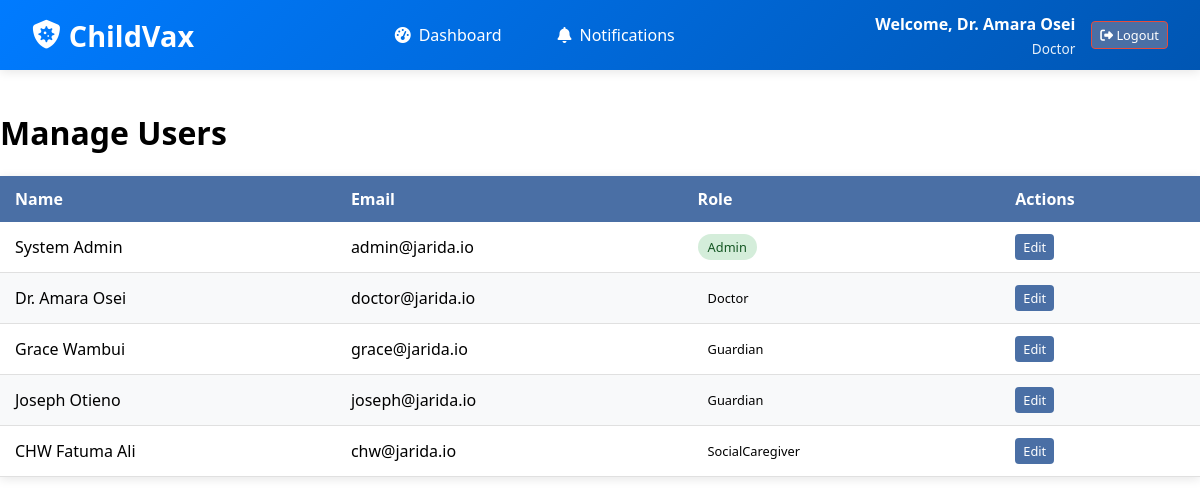
Page /pages/admin/manage_roles.php (signed in) on the committed database.
### tables this page shows
CREATE TABLE IF NOT EXISTS `users` (
    `user_id`    INT UNSIGNED NOT NULL AUTO_INCREMENT,
    `name`       VARCHAR(100)  NOT NULL,
    `email`      VARCHAR(255)  NOT NULL,
    `password`   VARCHAR(255)  NOT NULL,
    `phone`      VARCHAR(20)   DEFAULT NULL,
    `role`       ENUM('admin','Guardian','doctor','SocialCaregiver') NOT NULL DEFAULT 'Guardian',
    `location`   VARCHAR(255)  DEFAULT NULL,
    `id_number`  VARCHAR(50)   DEFAULT NULL,
    `created_at` DATETIME      NOT NULL DEFAULT CURRENT_TIMESTAMP,
    PRIMARY KEY (`user_id`),
    UNIQUE KEY `uq_email` (`email`)
);

### pages/admin/manage_roles.php (the view, shortened to what this page needs)
<?php
require __DIR__ . '/../navbar.php';
$currentUserId = $_SESSION['user_id'] ?? null;
$query = "SELECT * FROM users";
$params = [];
$usersStmt = $conn->prepare($query);
$usersStmt->execute($params);
$users = $usersStmt->fetchAll(PDO::FETCH_ASSOC);
?>
<div class="container">
    <h1>Manage Users</h3>
    <table class="table">
        <thead>
            <tr>
                <th>Name</th>
                <th>Email</th>
                <th>Role</th>
                <th>Actions</th>
            </tr>
        </thead>
        <tbody>
            <?php foreach ($users as $user): ?>
                <tr>
                    <td><?= htmlspecialchars($user['name']) ?></td>
                    <td><?= htmlspecialchars($user['email']) ?></td>
                    <td>
                        <span class="role-badge <?= htmlspecialchars($user['role']) ?>">
                            <?= ucfirst(htmlspecialchars($user['role'])) ?>
                        </span>
                    </td>
                    <td>
                        <?php if ($user['user_id'] !== $currentUserId): ?>
                            <a href="edit_user.php?id=<?= htmlspecialchars($user['user_id']) ?>" class="btn btn-sm">Edit</a>
                        <?php else: ?>
                            <span style="color: gray; font-size: 0.85em;">(Self)</span>
                        <?php endif; ?>
                    </td>
                </tr>
            <?php endforeach; ?>
        </tbody>
    </table>
</div>

### pages/navbar.php (style rules this page uses)
.btn { padding: 0.5rem 1rem; border-radius: 4px; text-decoration: none; font-weight: 500; transition: all 0.3s ease; border: none; cursor: pointer; display: inline-flex; align-items: center; gap: 0.5rem; }
.btn-sm { padding: 0.4rem 0.8rem; font-size: 0.875rem; }

### pages/admin/manage_roles.php (style rules this page uses)
.table { width: 100%; border-collapse: collapse; margin: 20px 0; font-family: 'Segoe UI', Tahoma, Geneva, Verdana, sans-serif; box-shadow: 0 2px 10px rgba(0, 0, 0, 0.1); }
.table th { background-color: #4a6fa5; color: white; padding: 12px 15px; text-align: left; font-weight: 600; }
.table td { padding: 12px 15px; border-bottom: 1px solid #e0e0e0; vertical-align: middle; }
.table tr:nth-child(even) { background-color: #f8f9fa; }
.container { padding-top: 20px; max-width: 1200px; margin: 0 auto; }
.role-badge { display: inline-block; padding: 4px 10px; border-radius: 20px; font-size: 0.8em; font-weight: 500; text-transform: capitalize; }
.role-badge.admin { background-color: #d4edda; color: #155724; }
.btn { display: inline-block; padding: 6px 12px; background-color: #4a6fa5; color: white; text-decoration: none; border-radius: 4px; font-size: 0.9em; transition: background-color 0.3s; }
.btn-sm { padding: 4px 8px; font-size: 0.8em; }

### rows in the picture
users: name "System Admin", email "admin@jarida.io", role "Admin"
users: name "Dr. Amara Osei", email "doctor@jarida.io", role "Doctor"
users: name "Grace Wambui", email "grace@jarida.io", role "Guardian"
users: name "Joseph Otieno", email "joseph@jarida.io", role "Guardian"
users: name "CHW Fatuma Ali", email "chw@jarida.io", role "SocialCaregiver"

### other values in the picture
$_SESSION['name'] "Dr. Amara Osei"
getRoleDisplayName($_SESSION['role'] ?? '') "Doctor"
